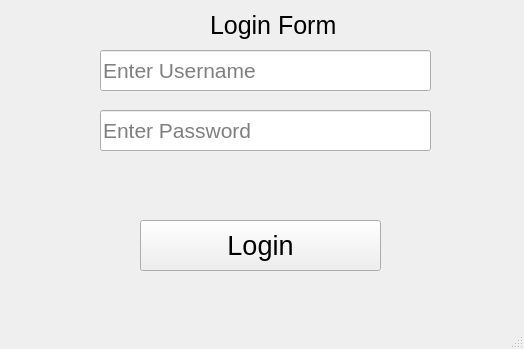
<?xml version="1.0" encoding="UTF-8"?>
<ui version="4.0">
 <class>MainWindow</class>
 <widget class="QMainWindow" name="MainWindow">
  <property name="geometry">
   <rect>
    <x>0</x>
    <y>0</y>
    <width>524</width>
    <height>349</height>
   </rect>
  </property>
  <property name="windowTitle">
   <string>MainWindow</string>
  </property>
  <widget class="QWidget" name="centralwidget">
   <widget class="QPushButton" name="pushButton">
    <property name="geometry">
     <rect>
      <x>140</x>
      <y>220</y>
      <width>241</width>
      <height>51</height>
     </rect>
    </property>
    <property name="font">
     <font>
      <family>Segoe UI</family>
      <pointsize>20</pointsize>
     </font>
    </property>
    <property name="text">
     <string>Login</string>
    </property>
   </widget>
   <widget class="QLabel" name="label">
    <property name="geometry">
     <rect>
      <x>140</x>
      <y>160</y>
      <width>441</width>
      <height>41</height>
     </rect>
    </property>
    <property name="font">
     <font>
      <family>Segoe UI</family>
      <pointsize>12</pointsize>
     </font>
    </property>
    <property name="text">
     <string/>
    </property>
   </widget>
   <widget class="QLineEdit" name="lineEdit">
    <property name="geometry">
     <rect>
      <x>100</x>
      <y>50</y>
      <width>331</width>
      <height>41</height>
     </rect>
    </property>
    <property name="font">
     <font>
      <family>Segoe UI</family>
      <pointsize>16</pointsize>
     </font>
    </property>
    <property name="placeholderText">
     <string>Enter Username</string>
    </property>
   </widget>
   <widget class="QLineEdit" name="lineEdit_2">
    <property name="geometry">
     <rect>
      <x>100</x>
      <y>110</y>
      <width>331</width>
      <height>41</height>
     </rect>
    </property>
    <property name="font">
     <font>
      <family>Segoe UI</family>
      <pointsize>16</pointsize>
     </font>
    </property>
    <property name="echoMode">
     <enum>QLineEdit::Password</enum>
    </property>
    <property name="placeholderText">
     <string>Enter Password</string>
    </property>
   </widget>
   <widget class="QLabel" name="label_2">
    <property name="geometry">
     <rect>
      <x>210</x>
      <y>5</y>
      <width>231</width>
      <height>41</height>
     </rect>
    </property>
    <property name="font">
     <font>
      <family>Segoe UI</family>
      <pointsize>19</pointsize>
     </font>
    </property>
    <property name="text">
     <string>Login Form</string>
    </property>
   </widget>
  </widget>
  <widget class="QMenuBar" name="menubar">
   <property name="geometry">
    <rect>
     <x>0</x>
     <y>0</y>
     <width>524</width>
     <height>21</height>
    </rect>
   </property>
  </widget>
  <widget class="QStatusBar" name="statusbar"/>
 </widget>
 <resources/>
 <connections/>
</ui>
